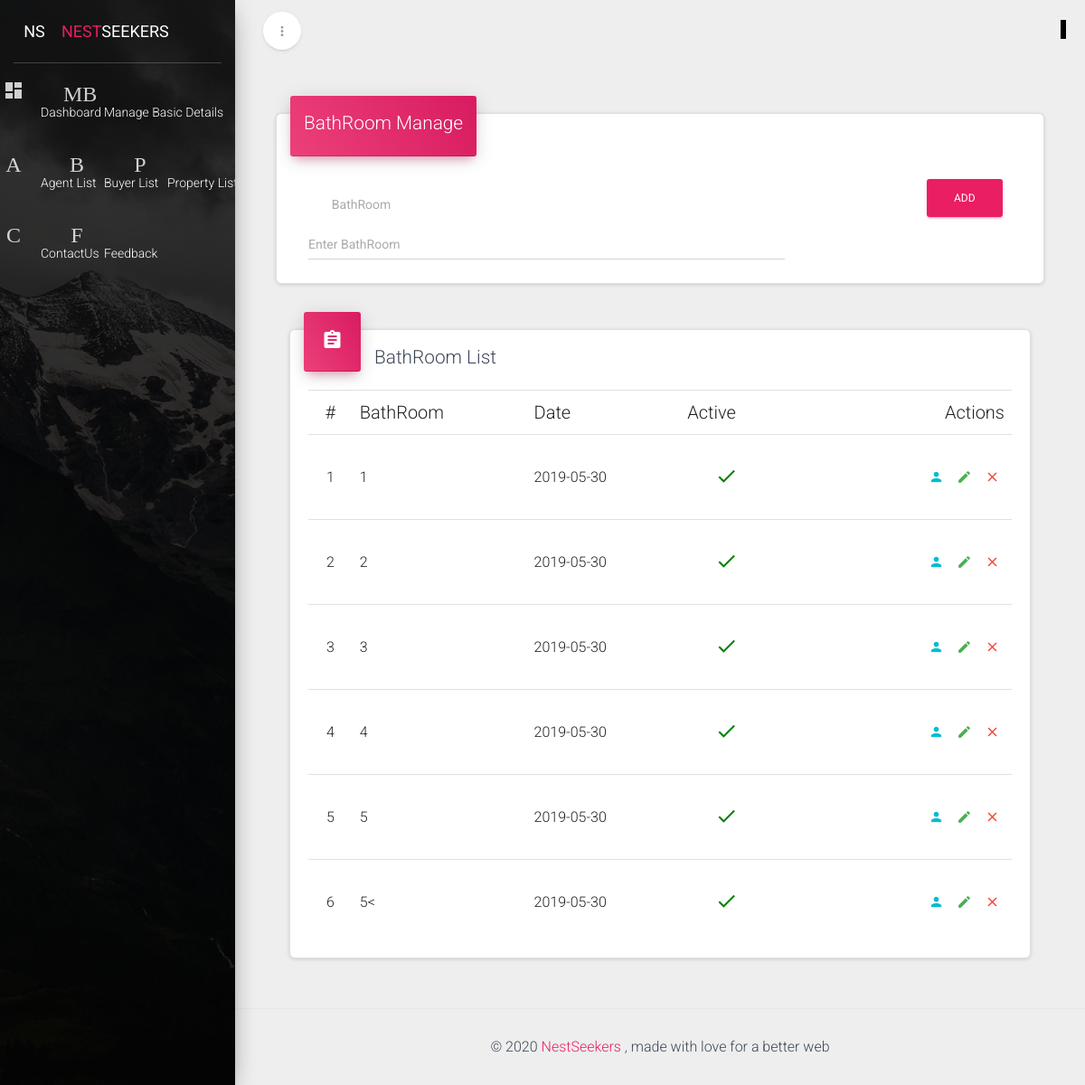
/NestSeekers/admin/ManageBathroom.php, run on the app's committed database.
### tables this page shows
CREATE TABLE IF NOT EXISTS `tblbathroom` (
  `BathRoomID` int(11) NOT NULL AUTO_INCREMENT,
  `BathRoomValue` varchar(100) NOT NULL,
  `CreatedOn` date NOT NULL,
  `IsActive` tinyint(4) NOT NULL,
  PRIMARY KEY (`BathRoomID`)
);

### NestSeekers/admin/ManageBathroom.php (the view, shortened to what this page needs)
<!doctype html>
<html lang="en">
<head>
    <?php include_once("LoadFile1.php");?>
</head>
<body >
	<div class="wrapper">
            <?php include_once("SideBarMenu.php");?>
	    <div class="main-panel">
			 <?php include_once("NavBar.php");?>
			<div class="content">
					<div class="container-fluid">
					   <div class="col-md-12">
                            <div class="card">
                                        <form method="post" name="myform" class="form-horizontal">
                                            <div class="card-header card-header-text" data-background-color="rose">
                                                <h4 class="card-title">BathRoom Manage</h4>
                                            </div>
                                            <div class="card-content">
                                                <div class="row">
                                                    <div class="col-md-10">
                                                        <label class="col-sm-2 label-on-left">BathRoom</label>
                                                        <div class="col-sm-10">
                                                            <div class="form-group label-floating is-empty">
                                                                <input type="text" name="txtBathRoom" class="form-control" placeholder="Enter BathRoom">
                                                            </div>
                                                        </div>
                                                    </div>
                                                    <div class="col-md-2">
                                                        <button type="submit" name="btnAddBathRoom" onclick=" return validate();" class="btn btn-fill btn-rose" >Add</button>
                                                    </div>
                                                </div>
                                            </div>
                                        </form>
                            </div>
                            <div class="col-md-12">
                                <div class="card">
                                    <div class="card-header card-header-icon" data-background-color="rose">
                                        <i class="material-icons">assignment</i>
                                    </div>
                                    <div class="card-content">
                                        <h4 class="card-title">BathRoom List</h4>
                                        <div class="table-responsive">
                                            <table class="table">
                                                <thead>
                                                    <tr>
                                                        <th class="text-center">#</th>
                                                        <th>BathRoom</th>
                                                        <th>Date</th>
                                                        <th>Active</th>
                                                        <th class="text-right">Actions</th>
                                                    </tr>
                                                </thead>
                                                <tbody>
                                <?php
                                    $select_BathRoom="select * from tblBathRoom";
                                    $Execute_select_BathRoom=mysqli_query($con,$select_BathRoom)or die(mysqli_error($con));
                                    while($fetch_BathRoom=mysqli_fetch_array($Execute_select_BathRoom))
                                    {
                                ?>
                                                    <tr>
                                                        <td class="text-center"><?php echo $fetch_BathRoom['BathRoomID'];?></td>
                                                        <td><?php echo $fetch_BathRoom['BathRoomValue'];?></td>
                                                        <td><?php echo $fetch_BathRoom['CreatedOn'];?></td>
                                                        <td>
                                                            <?php if($fetch_BathRoom['IsActive']==0)
                                                              {
                                                            ?>
                                                                <a href="?UpdateBathRoomID=<?php echo $fetch_BathRoom['BathRoomID']; ?>&Active=1" class="btn btn-simple btn-danger btn-icon "><i class="material-icons" style="font-size: 25px;">close</i></a>
                                                            <?php
                                                                }
                                                                else
                                                                {
                                                            ?>
                                                                <a href="?UpdateBathRoomID=<?php echo $fetch_BathRoom['BathRoomID']; ?>&Active=0" class="btn btn-simple btn-danger btn-icon "><i class="material-icons" style="color: green;font-size: 25px;">done</i></a>
                                                            <?php
                                                                }
                                                            ?>
                                                        </td>
                                                         <td class="td-actions text-right">
                                                            <button type="button" rel="tooltip" class="btn btn-info btn-simple">
                                                                <i class="material-icons">person</i>
                                                            </button>
                                                            <button type="button" rel="tooltip" class="btn btn-success btn-simple">
                                                                <i class="material-icons">edit</i>
                                                            </button>
                                                            <button type="button" rel="tooltip" class="btn btn-danger btn-simple">
                                                                <i class="material-icons">close</i>
                                                            </button>
                                                        </td>
                                                    </tr>
                                <?php
                                    }
                                ?>
                                                </tbody>
                                            </table>
                                        </div>
                                    </div>
                                </div>
                            </div>
                        </div>
					</div>
			</div>
            <?php include_once("Footer.php"); ?>
		</div>
	</div>
</body>
</html>

### NestSeekers/admin/LoadFile1.php (shortened to what this page needs)
<link href="assets/css/bootstrap.min.css" rel="stylesheet" />
<link href="assets/css/material-dashboard98f3.css?v=1.3.0" rel="stylesheet"/>
<link href="assets/css/demo.css" rel="stylesheet" />
<link href="assets/font-awesome/latest/css/font-awesome.min.css" rel="stylesheet">

### NestSeekers/admin/SideBarMenu.php (shortened to what this page needs)
<div class="sidebar" data-active-color="rose" data-background-color="black" data-image="assets/img/sidebar-1.jpg">
            <div class="logo">
                <a href="../index.php" class="simple-text logo-mini">
                     NS
                </a>
                <a href="../index.php" class="simple-text logo-normal">
                     <span style="color: #e91e63;">Nest</span>Seekers
                </a>
            </div>
            <div class="sidebar-wrapper">
                <ul class="nav">
                    <li>
                        <a href="dashboard.php">
                            <i class="material-icons">dashboard</i>
                            <p> Dashboard </p>
                        </a>
                    </li>
                   <li>
                        <a data-toggle="collapse" href="#Manage">
                            <i class="material-icons">MB</i>
                            <p> Manage Basic Details
                            </p>
                        </a>
                    </li>
                     <li>
                        <a href="AgentList.php">
                            <i class="material-icons">A</i>
                            <p> Agent List </p>
                        </a>
                    </li>
                     <li>
                        <a href="BuyerList.php">
                            <i class="material-icons">B</i>
                            <p> Buyer List </p>
                        </a>
                    </li>
                      <li>
                        <a href="PropertyList.php">
                            <i class="material-icons">P</i>
                            <p> Property List </p>
                        </a>
                    </li>
                    <li >
                        <a href="ManageContactUs.php">
                            <i class="material-icons">C</i>
                            <p> ContactUs </p>
                        </a>
                    </li>
                    <li >
                        <a href="ManageFeedback.php">
                            <i class="material-icons">F</i>
                            <p> Feedback </p>
                        </a>
                    </li>
                </ul>
            </div>
        </div>

### NestSeekers/admin/NavBar.php (shortened to what this page needs)
<nav class="navbar navbar-transparent navbar-absolute">
                <div class="container-fluid">
                    <div class="navbar-minimize">
                        <button id="minimizeSidebar" class="btn btn-round btn-white btn-fill btn-just-icon">
                            <i class="material-icons visible-on-sidebar-regular">more_vert</i>
                        </button>
                    </div>
                    <div class="navbar-header">
                        <button type="button" class="navbar-toggle" data-toggle="collapse">
                            <span class="icon-bar"></span>
                            <span class="icon-bar"></span>
                            <span class="icon-bar"></span>
                        </button>
                    </div>
                </div>
            </nav>

### NestSeekers/admin/Footer.php
<footer class="footer">
    <div class="container">
        <p class="copyright " style="text-align: center;">
            &copy; <script>document.write(new Date().getFullYear())</script> <a href="../index.php" style="color: #e91e63"> NestSeekers </a>,  made with love for a better web
        </p>
    </div>
</footer>

### data on the page
tblbathroom: BathRoomID "1", BathRoomValue "1", CreatedOn "2019-05-30"
tblbathroom: BathRoomID "2", BathRoomValue "2", CreatedOn "2019-05-30"
tblbathroom: BathRoomID "3", BathRoomValue "3", CreatedOn "2019-05-30"
tblbathroom: BathRoomID "4", BathRoomValue "4", CreatedOn "2019-05-30"
tblbathroom: BathRoomID "5", BathRoomValue "5", CreatedOn "2019-05-30"
tblbathroom: BathRoomID "6", BathRoomValue "5<", CreatedOn "2019-05-30"
